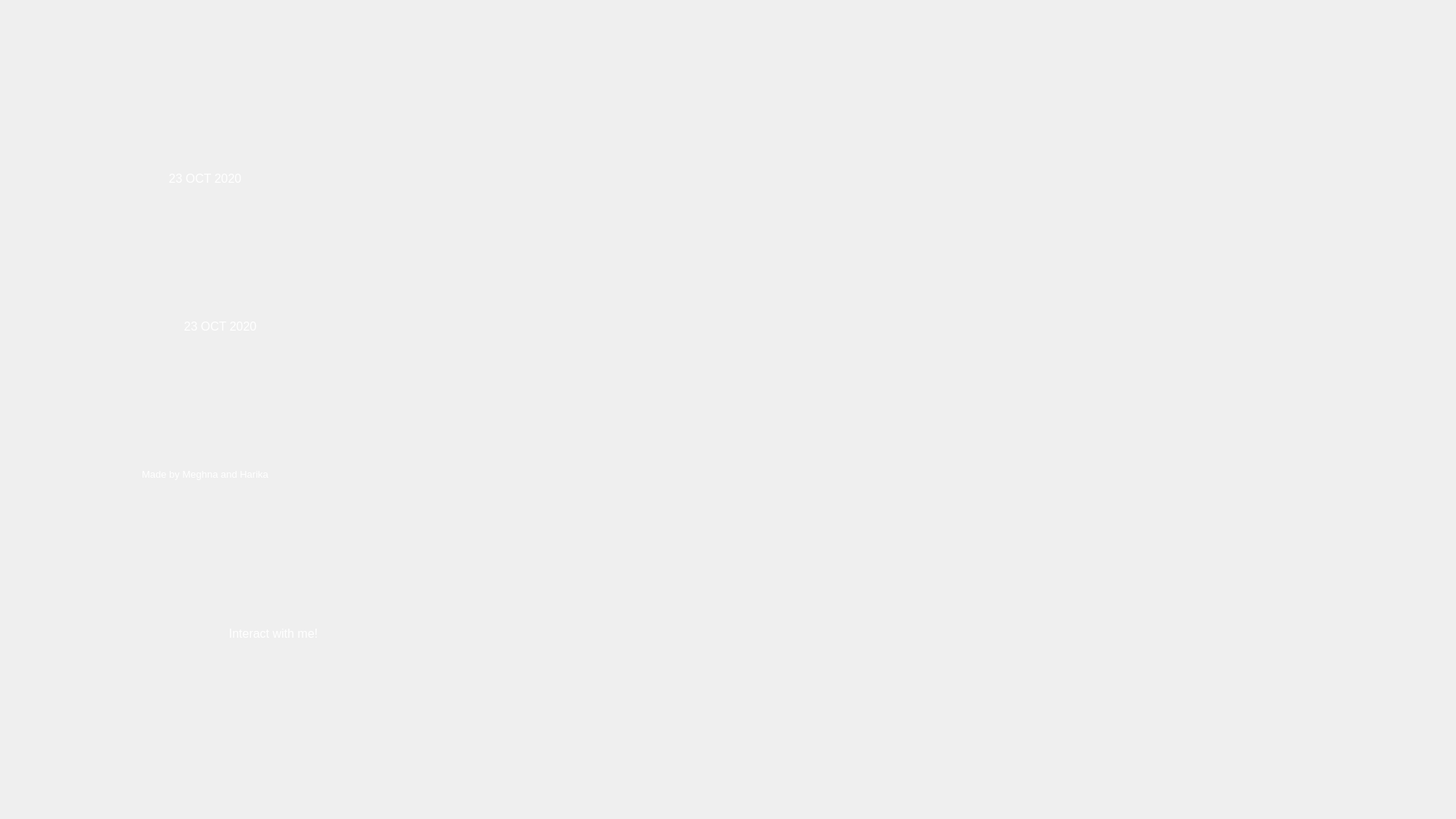
<?xml version="1.0" encoding="UTF-8"?>
<ui version="4.0">
 <class>Form</class>
 <widget class="QWidget" name="Form">
  <property name="geometry">
   <rect>
    <x>0</x>
    <y>0</y>
    <width>1920</width>
    <height>1080</height>
   </rect>
  </property>
  <property name="windowTitle">
   <string>Form</string>
  </property>
  <widget class="QLabel" name="label">
   <property name="geometry">
    <rect>
     <x>0</x>
     <y>0</y>
     <width>1920</width>
     <height>1080</height>
    </rect>
   </property>
   <property name="styleSheet">
    <string notr="true"/>
   </property>
   <property name="text">
    <string/>
   </property>
   <property name="pixmap">
    <pixmap resource="rec.qrc">:/redc/lib/tuse.png</pixmap>
   </property>
   <property name="scaledContents">
    <bool>true</bool>
   </property>
  </widget>
  <widget class="QLabel" name="label_4">
   <property name="geometry">
    <rect>
     <x>580</x>
     <y>290</y>
     <width>821</width>
     <height>461</height>
    </rect>
   </property>
   <property name="text">
    <string/>
   </property>
   <property name="pixmap">
    <pixmap>:/re/lib/chatbot.gif</pixmap>
   </property>
   <property name="scaledContents">
    <bool>true</bool>
   </property>
  </widget>
  <widget class="QLabel" name="label_5">
   <property name="geometry">
    <rect>
     <x>50</x>
     <y>390</y>
     <width>481</width>
     <height>81</height>
    </rect>
   </property>
   <property name="text">
    <string>&lt;html&gt;&lt;head/&gt;&lt;body&gt;&lt;p align=&quot;center&quot;&gt;&lt;span style=&quot; font-size:12pt; color:#ffffff;&quot;&gt;23 OCT 2020&lt;/span&gt;&lt;/p&gt;&lt;/body&gt;&lt;/html&gt;</string>
   </property>
  </widget>
  <widget class="QLabel" name="label_10">
   <property name="geometry">
    <rect>
     <x>80</x>
     <y>190</y>
     <width>381</width>
     <height>91</height>
    </rect>
   </property>
   <property name="text">
    <string>&lt;html&gt;&lt;head/&gt;&lt;body&gt;&lt;p align=&quot;center&quot;&gt;&lt;span style=&quot; font-size:12pt; color:#ffffff;&quot;&gt;23 OCT 2020&lt;/span&gt;&lt;/p&gt;&lt;/body&gt;&lt;/html&gt;</string>
   </property>
  </widget>
  <widget class="QLabel" name="label_11">
   <property name="geometry">
    <rect>
     <x>30</x>
     <y>580</y>
     <width>481</width>
     <height>91</height>
    </rect>
   </property>
   <property name="text">
    <string>&lt;html&gt;&lt;head/&gt;&lt;body&gt;&lt;p align=&quot;center&quot;&gt;&lt;span style=&quot; font-size:10pt; color:#ffffff;&quot;&gt;Made by Meghna and Harika&lt;/span&gt;&lt;/p&gt;&lt;/body&gt;&lt;/html&gt;</string>
   </property>
  </widget>
  <widget class="QLabel" name="label_12">
   <property name="geometry">
    <rect>
     <x>120</x>
     <y>790</y>
     <width>481</width>
     <height>91</height>
    </rect>
   </property>
   <property name="text">
    <string>&lt;html&gt;&lt;head/&gt;&lt;body&gt;&lt;p align=&quot;center&quot;&gt;&lt;span style=&quot; font-size:12pt; color:#ffffff;&quot;&gt;Interact with me!&lt;/span&gt;&lt;/p&gt;&lt;/body&gt;&lt;/html&gt;</string>
   </property>
  </widget>
  <widget class="QPushButton" name="exitB">
   <property name="geometry">
    <rect>
     <x>1620</x>
     <y>130</y>
     <width>221</width>
     <height>71</height>
    </rect>
   </property>
   <property name="styleSheet">
    <string notr="true">background-image: url(:/redc/lib/exit - Copy.png);
border:none;</string>
   </property>
   <property name="text">
    <string/>
   </property>
  </widget>
 </widget>
 <resources>
  <include location="rec.qrc"/>
 </resources>
 <connections/>
</ui>
